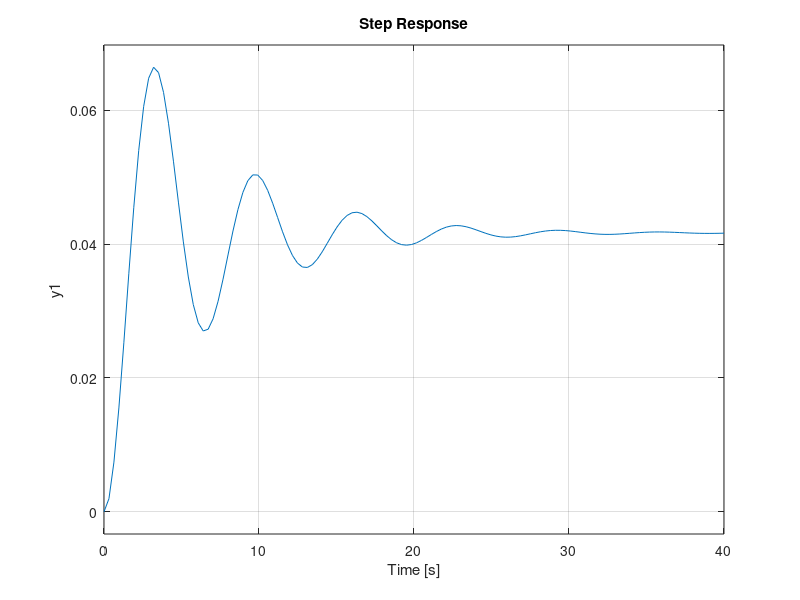

Recreate this plot in MATLAB.
clear;
clc;

k = 24;
b = 8;
m = 25;

A = [0 1; -k/m -b/m];
B = [0; 1/m];
C = [1 0];
D = [0];

sys = ss(A,B,C,D);

step(sys);
%% clear;
clc;

k = 24;
b = 8;
m = 25;

A = [0 1; -k/m -b/m];
B = [0; 1/m];
C = [1 0];
D = [0];

sys = ss(A,B,C,D);

step(sys);
